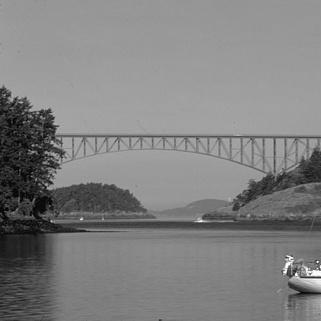
%> input picture data/boat.jpg, 321 x 321 px
$ octave generate_ptycho_data_example.m   (GNU Octave 9; MATLAB toolbox functions it lacks are replaced by stand-ins)
%> lines starting %> are read from the running program, lines starting %| are printed output that depends on the picture; in (x1, y1, x2, y2) boxes, pixels count from 0 and x2, y2 are one past the last pixel; in counts of white or black regions, pixels touching at a corner belong together; the program's own positions count from 1
%> further down, boat is the input picture: size 321x321 uint8; min 0, max 255, mean 128.2
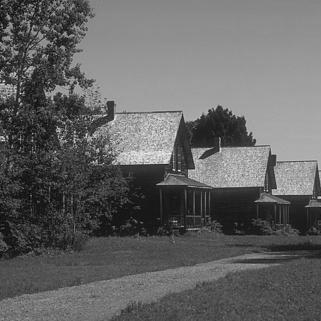
%> input picture data/house.jpg, 321 x 321 px
%> further down, house is the input picture: size 321x321 uint8; min 0, max 248, mean 99.9
### utils/generate_ptycho_data.m
%%%%%%%%%%%%%%%%%%%%%%%%%%%%%%%%%%%%%%%%%%%%%%%%%%%%%%%%%%%%%%%%%%%%%%%%%%%
%This function generates ptychography data from two images. The
%ptychography scan is supposed to simulate velociprobe
%(https://www.osti.gov/servlets/purl/1565795).
%Input:
%   -mag_image: grayscale image to use as the magnitude image
%   -phase_image: grayscale image to use as the phase image
%   -N_scans: the maximum number of scans per direction, i.e. up to N_scans
%   along the x-axis and up to N-scans along the y_axis, so up to N_scans^2
%   total
%   -diffraction_size: size of the probe; must be less than size of image.
%Output:
%   -obj_true: overall scanned image; note that it may be smaller than the
%   original input images.
%   -probe_true: probe used to scan obj_true
%   -dp: set of magnitudes obtained by probing the obj_true
%   -ind_b: set of x,y indices for the masking matrix corresponding to dp
%   -dx: pixel size (in sample plane) for the probe
%%%%%%%%%%%%%%%%%%%%%%%%%%%%%%%%%%%%%%%%%%%%%%%%%%%%%%%%%%%%%%%%%%%%%%%%%%%
function [obj_true, probe_true, dp, ind_b, dx] = generate_ptycho_data(mag_image, phase_image, N_scans, diffraction_size)
%> called with N_scans = 10, diffraction_size = 100
    %% convert to double
    mag_image = double(mag_image);
    phase_image = double(phase_image);

    %% check input
    % check if images are square and mag_image and phase_image are same
    % sizes
    assert(size(mag_image,1)==size(phase_image,1));
    assert(size(mag_image,2)==size(phase_image,2));
    assert(size(mag_image,1)==size(mag_image,2));

    % check if diffraction size is less than image size
    assert(diffraction_size < size(phase_image,1));

    %% complex image and probe generation
    % generate complex image
    mag_image(mag_image==0) = 1;
%> mag_image: size 321x321 double; min 1, max 255, mean 128.2

    % normalize magnitude image to [0,1]
    mag_image = mag_image./max(mag_image(:));

    % normalize phase image to radian [0,1]
    phase_image = phase_image - min(phase_image(:));
    phase_image = phase_image./max(phase_image(:));
    obj_true = mag_image.*exp(1i*phase_image);

    % generate initial probe based on velociprobe microscope
    dx = 10e-9; %physical pixel size
    energy = 8.8;
    lambda = 1.23984193e-9/energy;
    Ls = diffraction_size*1e-6; %determine probe size
    probe_initial =  generate_probe(diffraction_size, lambda, dx, Ls, 'velo');

    %% generate scan positions
    % set parameters
    stepSize_true = 2.5e-7; %scan step size (can be adjusted)
    N_obj = size(obj_true,1); %only square object allowed for now
    ind_obj_center = floor(N_obj/2)+1;

    % create grid of positions and center them
    pos_x = (1 + (0:N_scans-1) *stepSize_true);
    pos_y = (1 + (0:N_scans-1) *stepSize_true);
    pos_x  = pos_x - (mean(pos_x));
    pos_y  = pos_y - (mean(pos_y));
    [Y,X] = meshgrid(pos_x, pos_y);
    ppX = X(:);
    ppY = Y(:);

    % avoid periodic artifacts, add some random offsets
    ppX = ppX + 10e-9*(rand(size(ppX))*2-1);
    ppY = ppY + 10e-9*(rand(size(ppY))*2-1);

    % calculate indicies for all scans
    % position = pi(integer) + pf(fraction)
    py_i = round(ppY/dx);
    py_f = ppY - py_i*dx;
    px_i = round(ppX/dx);
    px_f = ppX - px_i*dx;

    % compute minimum and maximum indices along x and y axises for probe
    % masks
    ind_x_lb = px_i - floor(diffraction_size/2) + ind_obj_center;
    ind_x_ub = px_i + ceil(diffraction_size/2) -1 + ind_obj_center;
    ind_y_lb = py_i - floor(diffraction_size/2) + ind_obj_center;
    ind_y_ub = py_i + ceil(diffraction_size/2) -1 + ind_obj_center;

    % eliminate out-of-bound indices
    valid_ind_x_lb = (ind_x_lb > 0);
    valid_ind_x_ub = (ind_x_ub <= N_obj);
    valid_ind_y_lb = (ind_y_lb > 0);
    valid_ind_y_ub = (ind_y_ub <= N_obj);
    ind_x_lb = ind_x_lb(valid_ind_x_lb & valid_ind_x_ub & valid_ind_y_lb & valid_ind_y_ub);
    ind_x_ub = ind_x_ub(valid_ind_x_lb & valid_ind_x_ub & valid_ind_y_lb & valid_ind_y_ub);
    ind_y_lb = ind_y_lb(valid_ind_x_lb & valid_ind_x_ub & valid_ind_y_lb & valid_ind_y_ub);
    ind_y_ub = ind_y_ub(valid_ind_x_lb & valid_ind_x_ub & valid_ind_y_lb & valid_ind_y_ub);

    % crop image and adjust position
    min_x = min(ind_x_lb);
    max_x = max(ind_x_ub);
    min_y = min(ind_y_lb);
    max_y = max(ind_y_ub);

    obj_true = obj_true(min_y:max_y, min_x:max_x);
    ind_x_lb = ind_x_lb - min_x+1;
    ind_x_ub = ind_x_ub - min_x+1;
    ind_y_lb = ind_y_lb - min_y+1;
    ind_y_ub = ind_y_ub - min_y+1;

    % aggregate all the positions into one matrix
    ind_b=[ind_x_lb,ind_x_ub,ind_y_lb,ind_y_ub];

    % overlap ratio between scans
    overlapRatio = 1-stepSize_true/dx/N_scans^2;
    overlapRatio

    % shift initial probe to create true probe
    probe_true = shift(probe_initial, dx, dx, px_f(1), py_f(1));

    %% compute the scans
    N_scan = length(ind_x_lb);
    dp = zeros(diffraction_size,diffraction_size,N_scan);
    for i=1:N_scan
        % scan the object
        obj_roi = obj_true(ind_y_lb(i):ind_y_ub(i),ind_x_lb(i):ind_x_ub(i));
        psi =  obj_roi .* probe_true;

        %FFT to get diffraction pattern
        dp(:,:,i) = abs(fftshift(fft2(ifftshift(psi)))).^2;
    end
end

### utils/generate_probe.m
%%%%%%%%%%%%%%%%%%%%%%%%%%%%%%%%%%%%%%%%%%%%%%%%%%%%%%%%%%%%%%%%%%%%%%%%%%
%This function simulates generating a probe based on a ptychographic
%instrument.
%Input:
%   N: size of the probe
%   lambda: wavelength
%   dx: pixel size in sample plane
%   Ls: distance from focal plane to sample
%   setup: type of ptychography instrument
%Output:
%   probe: generated probe
%%%%%%%%%%%%%%%%%%%%%%%%%%%%%%%%%%%%%%%%%%%%%%%%%%%%%%%%%%%%%%%%%%%%%%%%%%%
function probe = generate_probe(N, lambda, dx, Ls, setup)

    %Fresnel Zone Plate
    switch setup
        case "velo"
            Rn=90e-6;
            dRn=50e-9;
        case "barry"
            Rn=80e-6;
            dRn=70e-9;
        case "barry2"
            Rn=70e-6;
            dRn=160e-9;
        otherwise
            Rn=90e-6;
            dRn=50e-9;
    end

    fl=2*Rn*dRn/lambda;%focal length corresponding to central wavelength
    D_FZP=180e-6;%dimeter of the FZP
    D_H=60e-6;%central beamstop

    % pixel size on FZP plane
    dx_fzp=lambda*fl/N/dx;

    % Coordinate on FZP plane
    lx_fzp=linspace(-dx_fzp*N/2,dx_fzp*N/2,N);
    [x_fzp,y_fzp]=meshgrid(lx_fzp);

    % Transmission function of the FZP
    T=exp(-1j*2*pi/lambda*(x_fzp.^2+y_fzp.^2)/2/fl);
    C=double(sqrt(x_fzp.^2+y_fzp.^2)<=(D_FZP/2));% Cercular function of FZP
    H=double(sqrt(x_fzp.^2+y_fzp.^2)>=(D_H/2));%cental block

    % probe on sample plane
    probe=fresnel_propagation(C.*T.*H,dx_fzp,(fl+Ls),lambda);
end

### utils/fresnel_propagation.m
%%%%%%%%%%%%%%%%%%%%%%%%%%%%%%%%%%%%%%%%%%%%%%%%%%%%%%%%%%%%%%%%%%%%%%%%%%
%This function generates a probe based on Fresnel wave propagation
%Input:
%   IN: input object
%   dxy: the pixel pitch of the object
%   z: the distance of the propagation
%   obj_true: ground truth image
%   lambda: the wavelength
%Output:
%   OUT: generated probe
%%%%%%%%%%%%%%%%%%%%%%%%%%%%%%%%%%%%%%%%%%%%%%%%%%%%%%%%%%%%%%%%%%%%%%%%%%%
function [OUT]=fresnel_propagation(IN,dxy,z,lambda)

[M,~]=size(IN);
k=2*pi/lambda;

% coodinate grid
lx=linspace(-dxy*M/2,dxy*M/2,M);
[x,y]=meshgrid(lx);

% coordinate on the output plane
fc=1/dxy;
fu=lambda*z*fc;
lu=ifftshift(ifftshift(linspace(-fu/2,fu/2,M),1),2);

[u,v]=meshgrid(lu);

if z>0
    pf=exp(1j*k*z)*exp(1j*k*(u.^2+v.^2)/2/z);
    kern=IN.*exp(1j*k*(x.^2+y.^2)/2/z);

    kerntemp=fftshift(kern);
    cgh=fft2(kerntemp);
    OUT=fftshift(fftshift(cgh.*pf,1),2);
else
    z=abs(z);
    pf = exp(1j*k*z)*exp(1j*k*(x.^2+y.^2)/2/z);
    cgh = ifft2(ifftshift(IN)./exp(1j*k*(u.^2+v.^2)/2/z));
    OUT = fftshift(cgh)./pf;


end

### stochastic_admm/official_stochastic_AITV_blind_ADMM.m
%%%%%%%%%%%%%%%%%%%%%%%%%%%%%%%%%%%%%%%%%%%%%%%%%%%%%%%%%%%%%%%%%%%%%%%%%%%
%This function performs a SGD version of ADMM
%to solve the nonblind ptychography problem with isotropic TV.
%Input:
%   N_obj: length of square image
%   probe: ground-truth probe
%   dp: set of magnitudes
%   ind_b: set of x,y indices for the masking matrix
%   lambda: regularization parameter for AITV term
%   beta1: penalty parameter for uj - F(P_jz)
%   beta2: penalty parameter for v - Dz
%   batch_size: number of scans to access per batch
%   step_size: step size parameter for stochastic gradient descent
%   mode:
%       'AGM' - amplitude Gaussian metric
%       'IPM' - intensity based Poisson metric
%Output:
%   z: output image
%   objective: vector of the objective values where index corresponds to
%              iteration
%%%%%%%%%%%%%%%%%%%%%%%%%%%%%%%%%%%%%%%%%%%%%%%%%%%%%%%%%%%%%%%%%%%%%%%%%%%
function [z, objective, best_z] = official_stochastic_AITV_blind_ADMM(N_obj, dp, ind_b, param, mode)

    %% set default parameters
    if isfield(param, 'lambda') == 0
        param.lambda = 10;
    end

    if isfield(param, 'beta1') == 0
        param.beta1 = 0.25;
    end

    if isfield(param, 'beta2') == 0
        param.beta1 = 0.25;
    end

    if isfield(param, 'batch_size') == 0
        param.batch_size = 20;
    end

    if isfield(param, 'z_update_mode') == 0
        param.z_update_mode = "";
    elseif strcmp(param.z_update_mode, 'PIE') || strcmp(param.z_update_mode, 'ePIE') || strcmp(param.z_update_mode, 'rPIE')
        if isfield(param, 'gamma') == 0
            param.gamma = 0.10;
        end
    else
        param.z_update_mode = "rPIE";
        param.gamma = 0.10;
    end

    if isfield(param, 'step_size') == 0 && strcmp(param.z_update_mode, "rPIE")
        param.step_size = 2*sqrt(param.batch_size);
    elseif strcmp(param.z_update_mode, "")
        param.step_size = 0.0001;
    end

    if isfield(param, 'omega_update_mode') == 0
        param.z_update_mode = "";
    elseif strcmp(param.omega_update_mode, 'PIE') || strcmp(param.omega_update_mode, 'ePIE') || strcmp(param.omega_update_mode, 'rPIE')
        if isfield(param, 'gamma_omega') == 0
            param.gamma_omega = 0.10;
        end
    else
        param.omega_update_mode = "rPIE";
        param.gamma_omega = 0.10;
    end


    %% obtain image data
    %obtain size of probe
    m = size(param.omega,1);

    %obtain number of masks
    n = size(ind_b,1);

    %compute number of inner iterations for each epoch
    inner_iter = ceil(n/param.batch_size);

    %compute the number of scans per pixel
    full_count_mat = zeros(N_obj, N_obj);

    for i = 1:n
        full_count_mat(ind_b(i,3):ind_b(i,4), ind_b(i,1):ind_b(i,2)) = ...
                        full_count_mat(ind_b(i,3):ind_b(i,4), ind_b(i,1):ind_b(i,2)) + 1;
    end

    %for pixels with zero scans, set the number of scans to 1 to avoid
    %division by zero
    full_count_mat(full_count_mat == 0) = 1;

    %% preinitialize variables
    if isfield(param, 'init_z') == 0
        z = (ones(N_obj, N_obj)+1i*ones(N_obj, N_obj))/sqrt(2);
    else
        z = param.init_z;
    end
    u = ones(m,m, n)+1i*ones(m,m, n);
    Lambda = u;
    yx = Dx(z);
    yy = Dy(z);


    %% set parameters
    step_size = param.step_size;
    beta1 = param.beta1;
    beta2 = param.beta2;
    lambda = param.lambda;
    batch_size = param.batch_size;
    omega = param.omega;
    alpha = param.alpha;

    %% preinitialize
    objective = zeros(param.maxiter,1);

    %run stochastic ADMM
    for i = 1:param.maxiter

        %store old z
        z_old = z;

        %randomly permute the scans
        updateOrder = randperm(n);

        %run an epoch
        for j=1:inner_iter

            %% get the batch
            start_index = batch_size*(j-1)+1;
            end_index = min(batch_size*j, n);
            batch_updateOrder = updateOrder(start_index:end_index);

            %% solve u_j subproblem

            %also count the number of scans per pixel within a batch
            count_mat = zeros(N_obj, N_obj);

            %fidelity term if AGM
            if strcmp(mode, 'AGM')
                for k = 1:size(batch_updateOrder,2)
                    new_idx = batch_updateOrder(k);
                    u(:,:,new_idx) = prox_AGM(z(ind_b(new_idx,3):ind_b(new_idx,4), ind_b(new_idx,1):ind_b(new_idx,2)),...
                        omega, dp(:,:,new_idx), Lambda(:,:,new_idx), beta1);
                    count_mat(ind_b(new_idx,3):ind_b(new_idx,4), ind_b(new_idx,1):ind_b(new_idx,2)) = ...
                        count_mat(ind_b(new_idx,3):ind_b(new_idx,4), ind_b(new_idx,1):ind_b(new_idx,2)) + 1;
                end
            %otherwise fidelity term is IPM
            else
                for k = 1:size(batch_updateOrder,2)
                    new_idx = batch_updateOrder(k);
                    u(:,:,new_idx) = prox_IPM(z(ind_b(new_idx,3):ind_b(new_idx,4), ind_b(new_idx,1):ind_b(new_idx,2)), omega, dp(:,:,new_idx), Lambda(:,:,new_idx), beta1);
                    count_mat(ind_b(new_idx,3):ind_b(new_idx,4), ind_b(new_idx,1):ind_b(new_idx,2)) = ...
                        count_mat(ind_b(new_idx,3):ind_b(new_idx,4), ind_b(new_idx,1):ind_b(new_idx,2)) + 1;
                end
            end

            %for pixels with zero scans, set the number of scans to 1 to avoid
            %division by zero
            count_mat(count_mat==0) = 1;


            %% omega subproblem
            omega_grad = zeros(size(omega));
            for k=1:size(batch_updateOrder,2)
                new_idx = batch_updateOrder(k);
                z_mask = z(ind_b(new_idx,3):ind_b(new_idx,4), ind_b(new_idx,1):ind_b(new_idx,2));

                %% set PIE step size
                if strcmp(param.omega_update_mode, 'ePIE')
                    omega_PIE_step_size = 1/max(max(abs(z_mask).^2));
                elseif strcmp(param.omega_update_mode, 'rPIE')
                    peak = max(max(abs(z_mask).^2));
                    omega_PIE_step_size=1./((1-param.gamma_omega)*abs(z_mask).^2+param.gamma_omega*peak);
                elseif strcmp(param.omega_update_mode, 'PIE')
                    peak = max(max(abs(z_mask).^2));
                    omega_PIE_step_size = abs(z_mask)./(peak*(abs(z_mask).^2+param.gamma*peak^2));
                else
                    omega_PIE_step_size = 1;
                end

                omega_grad = omega_grad+omega_PIE_step_size.*conj(z_mask).*(omega.*z_mask - fftshift(ifft2(ifftshift(u(:,:,new_idx)+Lambda(:,:,new_idx)/beta1))));
            end

            omega = omega -param.probe_step_size*(beta1/size(batch_updateOrder,2))*omega_grad;


           %% solve the v-subproblem

            %Dz - y/beta2
            temp1 = Dx(z)-yx/beta2;
            temp2 = Dy(z)-yy/beta2;

            temp = shrinkL12([temp1(:),temp2(:)], lambda/beta2, alpha);

            %separate
            vx = reshape(temp(:,1), N_obj, N_obj);
            vy = reshape(temp(:,2), N_obj, N_obj);

            %% solve z-subproblem by stochastic gradient descent

            %compute the gradient term of the quadratic fidelity term for
            %Dx(z) and Dy(z): (beta_2/2)*\|v^t-Dz +y^t/beta_2\|^2
            tv_term = beta2*(Dxt(vx+yx/beta2-Dx(z))+...
                Dyt(vy+yy/beta2-Dy(z)));
            tv_term = tv_term./full_count_mat;

            %compute the full stochastic batch gradient

            %% set PIE step size
            if strcmp(param.z_update_mode, 'ePIE')
                PIE_step_size = 1/max(max(abs(omega).^2));
            elseif strcmp(param.z_update_mode, 'rPIE')
                peak = max(max(abs(omega).^2));
                PIE_step_size=1./((1-param.gamma)*abs(omega).^2+param.gamma*peak);
            elseif strcmp(param.z_update_mode, 'PIE')
                peak = max(max(abs(omega).^2));
                PIE_step_size = abs(omega)./(peak*(abs(omega).^2+param.gamma*peak^2));
            else
                PIE_step_size = 1;
            end

            sum_term = zeros(N_obj, N_obj);
            z = reshape(z, N_obj, N_obj);
            for k = 1:size(batch_updateOrder,2)
                new_idx = batch_updateOrder(k);
                obj_roi = z(ind_b(new_idx,3):ind_b(new_idx,4), ind_b(new_idx,1):ind_b(new_idx,2));
                new_obj_roi = conj(omega).*omega.*obj_roi;

                %compute  the gradient of the  quadratic fidelity term for F(P_jz):
                %(\beta_1/2)*\|u_j^t - F(P_jz) + w_j^t/beta_1\|^2
                update_term = conj(omega).*fftshift(ifft2(ifftshift(u(:,:,new_idx)+Lambda(:,:,new_idx)/beta1)))-...
                    new_obj_roi;

                %add the gradient term batch by batch
                sum_term(ind_b(new_idx,3):ind_b(new_idx,4), ind_b(new_idx,1):ind_b(new_idx,2)) = ...
                    sum_term(ind_b(new_idx,3):ind_b(new_idx,4), ind_b(new_idx,1):ind_b(new_idx,2)) - PIE_step_size.*(beta1*update_term + ...
                    tv_term(ind_b(new_idx,3):ind_b(new_idx,4), ind_b(new_idx,1):ind_b(new_idx,2)));
            end

            %gradient descent step
            z = z - step_size*(sum_term./count_mat);

            %% update Lagrange multipliers
            for k = 1:size(batch_updateOrder,2)
                new_idx = batch_updateOrder(k);
                obj_roi = z(ind_b(new_idx,3):ind_b(new_idx,4), ind_b(new_idx,1):ind_b(new_idx,2));
                psi = omega.*obj_roi;
                F_psi = fftshift(fft2(ifftshift(psi)));
                Lambda(:,:,new_idx) = Lambda(:,:,new_idx)+beta1*(u(:,:,new_idx)-F_psi);
            end

            yx = yx+beta2*(vx-Dx(z));
            yy = yy+beta2*(vy-Dy(z));
        end

        %compute relative error
        err = norm(abs(z)-abs(z_old), 'fro')/norm(abs(z_old), 'fro');

        %print iteration and error
        if mod(i,10)==0
            disp(['iterations: ' num2str(i) '!  ' 'error is:   ' num2str(err)]);
        end

        %decrease step size by a factor of 10
        if i==floor(param.maxiter)*0.5 || i==floor(param.maxiter)*0.75
            step_size = step_size*0.1;
            param.probe_step_size = param.probe_step_size*0.1;
        end

        %compute objective value
        objective(i) = obj_value(z, omega, ind_b, dp, alpha, mode);

        if i == 1
            best_obj = objective(1);
            best_z = z;
        end

        if objective(i) < best_obj
            best_obj = objective(i);
            best_z = z;
        end

    end


end

function d = Dx(u)
    %obtain matrix size of u
    [rows,cols] = size(u);

    %preinitialize matrix
    d = zeros(rows,cols);

    %compute Dx(u)
    d(:,2:cols) = u(:,2:cols)-u(:,1:cols-1);
    d(:,1) = u(:,1)-u(:,cols);
end

% [12 lines left out: function Dxt, not called in this run]

function d = Dy(u)
    %obtain size of matrix
    [rows,cols] = size(u);

    %preinitialize
    d = zeros(rows,cols);

    %compute Dy(u)
    d(2:rows,:) = u(2:rows,:)-u(1:rows-1,:);
    d(1,:) = u(1,:)-u(rows,:);
end

% [54 lines left out: functions Dyt, prox_AGM, prox_IPM, shrinkL12, not called in this run]


function val = obj_value(z, probe, ind_b, dp, alpha, mode)
    %get number of masks
    n = size(ind_b,1);

    %preinitialize
    val = 0;

    %compute
    for i = 1:n

        %get magnitude of reconstructed image
        psi = probe.*(z(ind_b(i,3):ind_b(i,4), ind_b(i,1):ind_b(i,2)));
        F_psi = fftshift(fft2(ifftshift(psi)));

        %compute the metric
        if strcmp(mode, 'AGM')
            diff_val = 0.5*norm(abs(F_psi)-sqrt(dp(:,:,i)),'fro');
        else
            Poisson_dif = 0.5*(abs(F_psi).^2-dp(:,:,i).*log(abs(F_psi).^2));
            diff_val = sum(Poisson_dif(:));
        end

        %add it up
        val = val + diff_val;
    end

%     %compute the total variation term
%     Dx_val = Dx(z);
%     Dy_val = Dy(z);
%
%     TV_val = abs(Dx_val(:))+abs(Dy_val(:)) - alpha*(sqrt(abs(Dx_val(:)).^2 + abs(Dy_val(:)).^2));
%
%     %add it up
%     val = val + sum(TV_val(:));
end

### utils/shift.m
%%%%%%%%%%%%%%%%%%%%%%%%%%%%%%%%%%%%%%%%%%%%%%%%%%%%%%%%%%%%%%%%%%%%%%%%%%
%This function shifts each pixel of the probe by up to |px/dx_x| and
% |py/dx_y| or equivalently performs phase rotation of each pixel of probe
%in the range of [-px/dx_x, px/dx_x] and [-py/dx_y, py/dx_y].
%Input:
%   input: probe
%   lambda: wavelength
%   dx_x: pixel size (in sample plane) for the probe along x-axis
%   dx_y: pixel size (in sample plane) for the probe along y-axis
%   px: x position
%   py: y position
%Output:
%   output: shifted probe
%%%%%%%%%%%%%%%%%%%%%%%%%%%%%%%%%%%%%%%%%%%%%%%%%%%%%%%%%%%%%%%%%%%%%%%%%%%
function [output] = shift( input, dx_x, dx_y, px, py )

Ny = size(input,1);
Nx = size(input,2);


% set up meshgrid
dk_y = 1/(dx_y*Ny);
dk_x = 1/(dx_x*Nx);
ky = linspace(-floor(Ny/2),ceil(Ny/2)-1,Ny);
kx = linspace(-floor(Nx/2),ceil(Nx/2)-1,Nx);
[kX,kY] = meshgrid(kx,ky);
kX = kX.*dk_x;
kY = kY.*dk_y;

% perform phase rotation on probe in fourier domain
f = fftshift(fft2(ifftshift(input)));
f = f.*exp(-2*pi*1i*px*kX).*exp(-2*pi*1i*py*kY);
output = fftshift(ifft2(ifftshift(f)));

end

### scripts/generate_ptycho_data_example.m
% load other images
boat = imread('boat.jpg');
house = imread('house.jpg');

% generate ptychography data from loaded images
mag_image = double(boat);
phase_image = double(house);
N_scans = 10;
rng(1234);
diffraction_size = 100;
[obj, probe_true, dp, ind_b, dx] = generate_ptycho_data(mag_image, phase_image, N_scans, diffraction_size);
%> ind_b = 64 rows, first 8: [2 101 1 100; 26 125 2 101; 52 151 2 101; 77 176 2 101; 101 200 2 101; 126 225 1 100; 151 250 2 101; 176 275 2 101]; dx = 1e-08


% get size of true image
N_obj = size(obj,1);

% get size of probe
Np = size(dp,1);

%set of constants
energy = 8.8;
lambda = 1.23984193e-9/energy;
dia_pert=1;

%generate initial probe
[probe0] =  generate_probe(Np, lambda, dx, Np*1e-6*dia_pert, 'velo');
%> call 2 of generate_probe, with N = 100, lambda = 1.41e-10, dx = 1e-08, Ls = 0.0001, setup = 'velo'
%> in generate_probe (call 2), `dx_fzp=lambda*fl/N/dx;`: dx_fzp = 9e-06
%> in generate_probe (call 2), `lx_fzp=linspace(-dx_fzp*N/2,dx_fzp*N/2,N);`: lx_fzp = 100 values from -0.00045 to 0.00045
%> in generate_probe (call 2), `C=double(sqrt(x_fzp.^2+y_fzp.^2)<=(D_FZP/2));`:
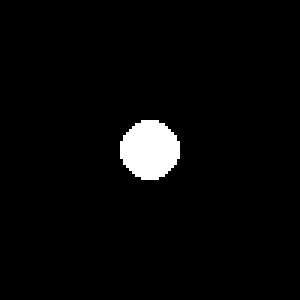
%> C: size 100x100 double (shown 3 times larger); values 0 (black) and 1 (white), 3.1% white; 1 white region, box (x1, y1, x2, y2) and area: (40, 40, 60, 60) 308
%> (the rest of the program and of its run is left out)
